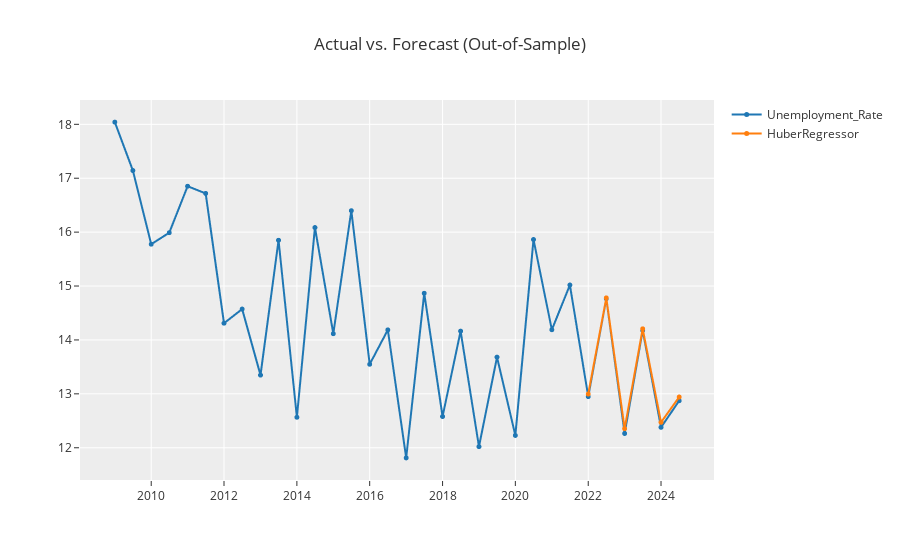

This figure's notebook cell:
### Code cell
exp.plot_model(estimator=tuned_huber)
